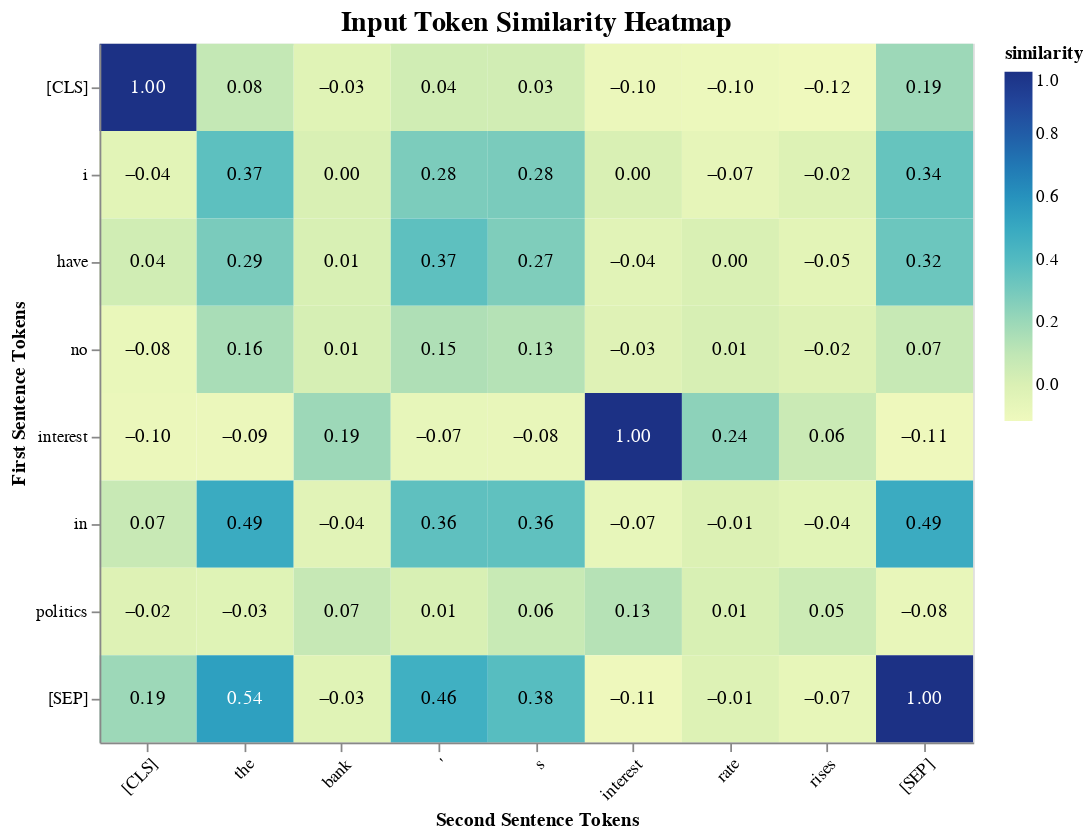

The code cell stored with this chart in its notebook:
### Markdown cell above
### Compare the input embedding of the tokens

### Code cell
from sentence_transformers import util
import altair as alt
import pandas as pd

# Calculate cosine similarity
distances = util.cos_sim(
    first_embeddings.squeeze(), 
    second_embeddings.squeeze()
).cpu().numpy()

# Get token labels
x_labels = model.tokenizer.convert_ids_to_tokens(second_tokens["input_ids"][0])
y_labels = model.tokenizer.convert_ids_to_tokens(first_tokens["input_ids"][0])

# Create a DataFrame for Altair
data = pd.DataFrame(
    [(x, y, distances[i, j]) for i, y in enumerate(y_labels) for j, x in enumerate(x_labels)],
    columns=['x', 'y', 'similarity']
)

# Create heatmap using Altair
chart = alt.Chart(data).mark_rect().encode(
    x=alt.X('x:O', title='Second Sentence Tokens', axis=alt.Axis(labelAngle=-45), sort=x_labels),
    y=alt.Y('y:O', title='First Sentence Tokens', sort=y_labels),
    color=alt.Color('similarity:Q', scale=alt.Scale(scheme='yellowgreenblue')),
    tooltip=['x', 'y', alt.Tooltip('similarity:Q', format='.2f')]
).properties(
    width=500,
    height=400,
    title='Input Token Similarity Heatmap'
)

# Add text labels
text = chart.mark_text(baseline='middle').encode(
    text=alt.Text('similarity:Q', format='.2f'),
    color=alt.condition(
        alt.datum.similarity > 0.5,
        alt.value('white'),
        alt.value('black')
    )
)

# Combine chart and text
final_chart = (chart + text).configure_title(fontSize=16)

# Display the chart
final_chart

### Figure 1 — Vega-Lite specification as saved in the notebook (floating-point values rounded to 4 significant figures)
{"config": {"view": {"continuousWidth": 300, "continuousHeight": 300}, "title": {"fontSize": 16}}, "layer": [{"mark": {"type": "rect"}, "encoding": {"color": {"field": "similarity", "scale": {"scheme": "yellowgreenblue"}, "type": "quantitative"}, "tooltip": [{"field": "x", "type": "nominal"}, {"field": "y", "type": "nominal"}, {"field": "similarity", "format": ".2f", "type": "quantitative"}], "x": {"axis": {"labelAngle": -45}, "field": "x", "sort": ["[CLS]", "the", "bank", "'", "s", "interest", "rate", "rises", "[SEP]"], "title": "Second Sentence Tokens", "type": "ordinal"}, "y": {"field": "y", "sort": ["[CLS]", "i", "have", "no", "interest", "in", "politics", "[SEP]"], "title": "First Sentence Tokens", "type": "ordinal"}}, "title": "Input Token Similarity Heatmap"}, {"mark": {"type": "text", "baseline": "middle"}, "encoding": {"color": {"condition": {"test": "(datum.similarity > 0.5)", "value": "white"}, "value": "black"}, "text": {"field": "similarity", "format": ".2f", "type": "quantitative"}, "tooltip": [{"field": "x", "type": "nominal"}, {"field": "y", "type": "nominal"}, {"field": "similarity", "format": ".2f", "type": "quantitative"}], "x": {"axis": {"labelAngle": -45}, "field": "x", "sort": ["[CLS]", "the", "bank", "'", "s", "interest", "rate", "rises", "[SEP]"], "title": "Second Sentence Tokens", "type": "ordinal"}, "y": {"field": "y", "sort": ["[CLS]", "i", "have", "no", "interest", "in", "politics", "[SEP]"], "title": "First Sentence Tokens", "type": "ordinal"}}, "title": "Input Token Similarity Heatmap"}], "data": {"name": "data-39891948d60aef3f7272c491852bbe51"}, "height": 400, "width": 500, "$schema": "https://vega.github.io/schema/vega-lite/v6.1.0.json", "datasets": {"data-39891948d60aef3f7272c491852bbe51": [{"x": "[CLS]", "y": "[CLS]", "similarity": 1.0}, {"x": "the", "y": "[CLS]", "similarity": 0.07898}, {"x": "bank", "y": "[CLS]", "similarity": -0.03248}, {"x": "'", "y": "[CLS]", "similarity": 0.03531}, {"x": "s", "y": "[CLS]", "similarity": 0.03205}, {"x": "interest", "y": "[CLS]", "similarity": -0.09531}, {"x": "rate", "y": "[CLS]", "similarity": -0.09915}, {"x": "rises", "y": "[CLS]", "similarity": -0.1167}, {"x": "[SEP]", "y": "[CLS]", "similarity": 0.1947}, {"x": "[CLS]", "y": "i", "similarity": -0.04239}, {"x": "the", "y": "i", "similarity": 0.3661}, {"x": "bank", "y": "i", "similarity": 0.002556}, {"x": "'", "y": "i", "similarity": 0.2796}, {"x": "s", "y": "i", "similarity": 0.2847}, {"x": "interest", "y": "i", "similarity": 0.002777}, {"x": "rate", "y": "i", "similarity": -0.06688}, {"x": "rises", "y": "i", "similarity": -0.01762}, {"x": "[SEP]", "y": "i", "similarity": 0.3378}, {"x": "[CLS]", "y": "have", "similarity": 0.0366}, {"x": "the", "y": "have", "similarity": 0.2851}, {"x": "bank", "y": "have", "similarity": 0.007326}, {"x": "'", "y": "have", "similarity": 0.3651}, {"x": "s", "y": "have", "similarity": 0.2717}, {"x": "interest", "y": "have", "similarity": -0.03645}, {"x": "rate", "y": "have", "similarity": 0.003279}, {"x": "rises", "y": "have", "similarity": -0.04718}, {"x": "[SEP]", "y": "have", "similarity": 0.3213}, {"x": "[CLS]", "y": "no", "similarity": -0.0823}, {"x": "the", "y": "no", "similarity": 0.1621}, {"x": "bank", "y": "no", "similarity": 0.01477}, {"x": "'", "y": "no", "similarity": 0.1451}, {"x": "s", "y": "no", "similarity": 0.1284}, {"x": "interest", "y": "no", "similarity": -0.02546}, {"x": "rate", "y": "no", "similarity": 0.009544}, {"x": "rises", "y": "no", "similarity": -0.02078}, {"x": "[SEP]", "y": "no", "similarity": 0.07032}, {"x": "[CLS]", "y": "interest", "similarity": -0.09531}, {"x": "the", "y": "interest", "similarity": -0.09476}, {"x": "bank", "y": "interest", "similarity": 0.1939}, {"x": "'", "y": "interest", "similarity": -0.07383}, {"x": "s", "y": "interest", "similarity": -0.07878}, {"x": "interest", "y": "interest", "similarity": 1.0}, {"x": "rate", "y": "interest", "similarity": 0.2368}, {"x": "rises", "y": "interest", "similarity": 0.05647}, {"x": "[SEP]", "y": "interest", "similarity": -0.1084}, {"x": "[CLS]", "y": "in", "similarity": 0.06545}, {"x": "the", "y": "in", "similarity": 0.4897}, {"x": "bank", "y": "in", "similarity": -0.03805}, {"x": "'", "y": "in", "similarity": 0.3598}, {"x": "s", "y": "in", "similarity": 0.3583}, {"x": "interest", "y": "in", "similarity": -0.07335}, {"x": "rate", "y": "in", "similarity": -0.01101}, {"x": "rises", "y": "in", "similarity": -0.041}, {"x": "[SEP]", "y": "in", "similarity": 0.4851}, {"x": "[CLS]", "y": "politics", "similarity": -0.0218}, {"x": "the", "y": "politics", "similarity": -0.02833}, {"x": "bank", "y": "politics", "similarity": 0.07494}, {"x": "'", "y": "politics", "similarity": 0.007535}, {"x": "s", "y": "politics", "similarity": 0.06477}, {"x": "interest", "y": "politics", "similarity": 0.1258}, {"x": "rate", "y": "politics", "similarity": 0.005295}, {"x": "rises", "y": "politics", "similarity": 0.05099}, {"x": "[SEP]", "y": "politics", "similarity": -0.07708}, {"x": "[CLS]", "y": "[SEP]", "similarity": 0.1947}, {"x": "the", "y": "[SEP]", "similarity": 0.5433}, {"x": "bank", "y": "[SEP]", "similarity": -0.03414}, {"x": "'", "y": "[SEP]", "similarity": 0.4625}, {"x": "s", "y": "[SEP]", "similarity": 0.3845}, {"x": "interest", "y": "[SEP]", "similarity": -0.1084}, {"x": "rate", "y": "[SEP]", "similarity": -0.01428}, {"x": "rises", "y": "[SEP]", "similarity": -0.07063}, {"x": "[SEP]", "y": "[SEP]", "similarity": 1.0}]}}
